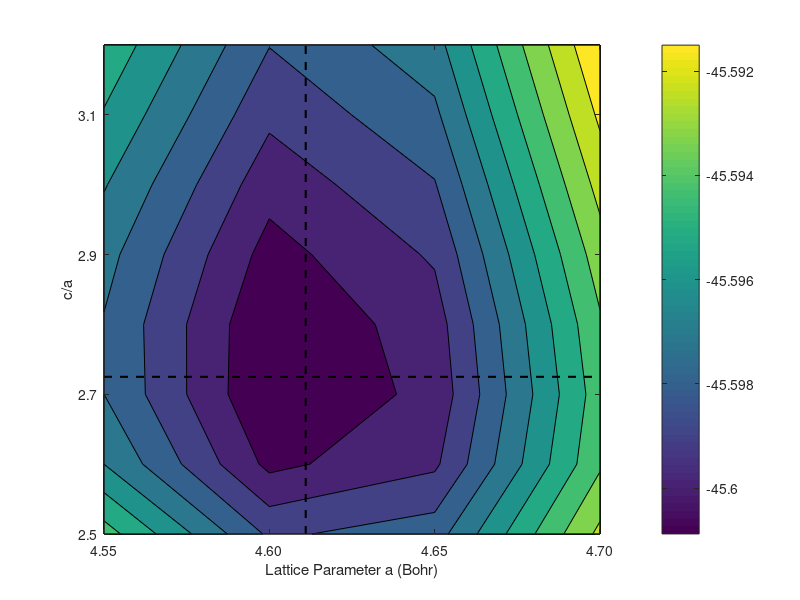

Write MATLAB code to recreate this figure.
clear all; clc

groundEnergy = load('energyMatrix.txt');

clf; fig = figure(1)
contourf(groundEnergy(end:-1:1,:))
colorbar
set(gca,'xtick',[1,2,3,4],'xticklabel',{'4.55','4.60','4.65','4.70'}, ...
        'ytick',[1:2:7],'yticklabel',{'2.5','2.7','2.9','3.1'}); hold on
xlabel('Lattice Parameter a (Bohr)')
ylabel('c/a')
plot([1,4],[1,1]*(2.725-2.5)*7/(3.2-2.5)+1,'k--','linewidth',1.5); hold on
plot([1,1]*(4.611-4.55)*3/(4.7-4.55)+1,[1,8],'k--','linewidth',1.5); hold on
axis([1,4,1,8])
print('graphite_heatmap','-dpng','-r300')